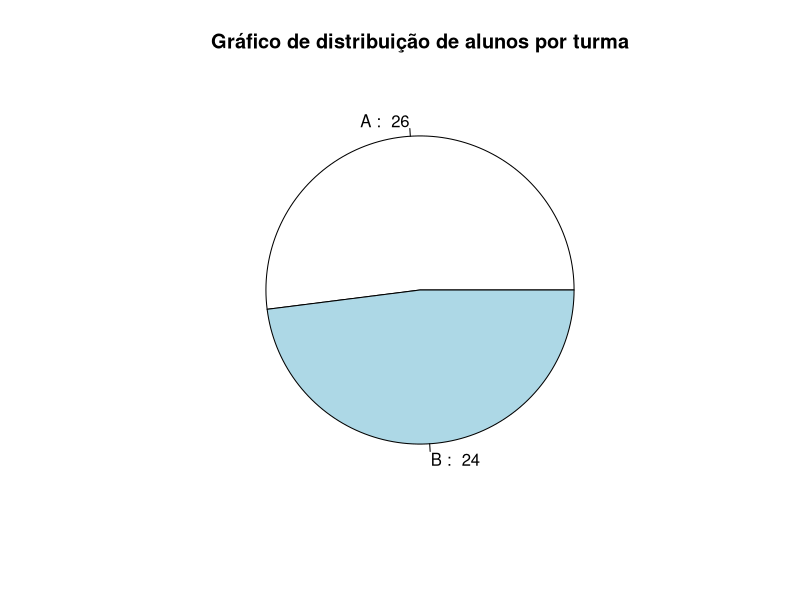
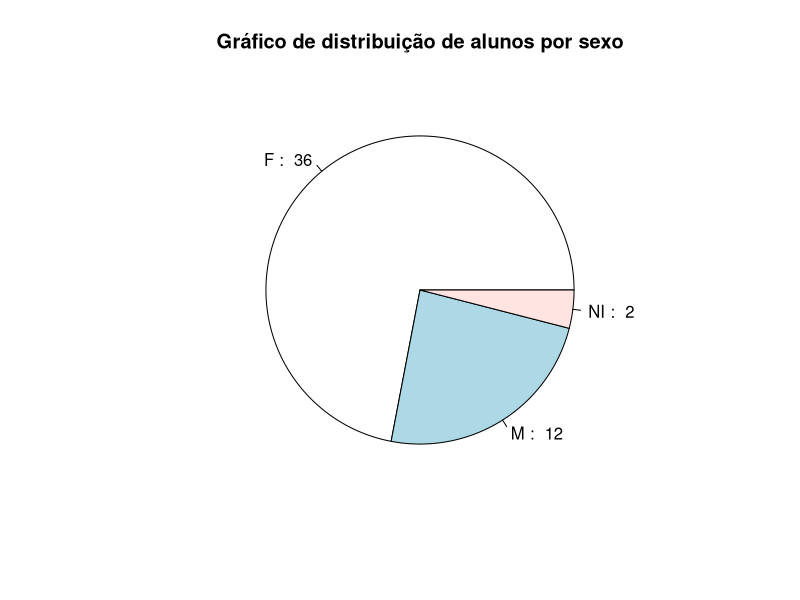
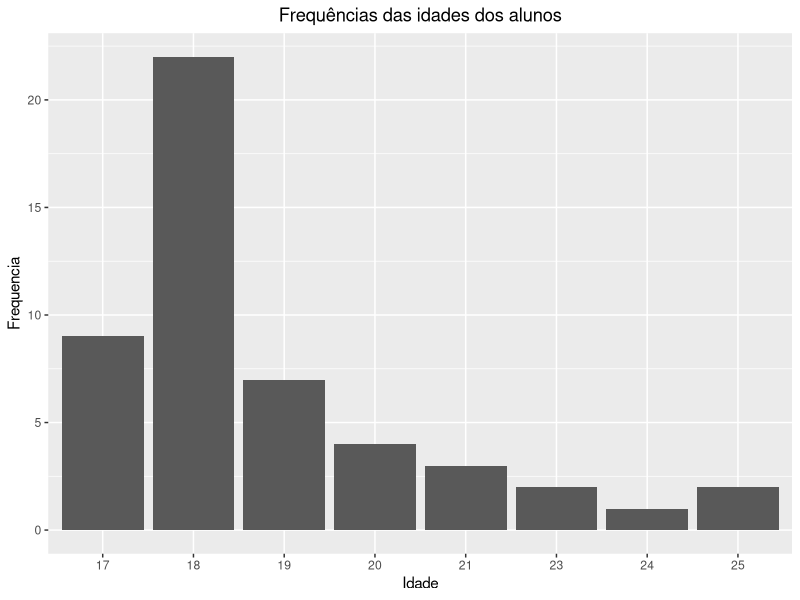
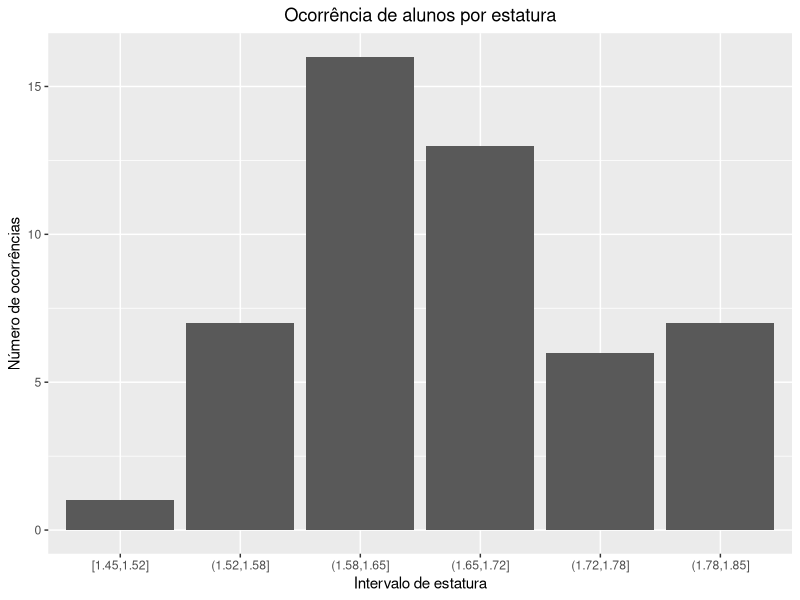
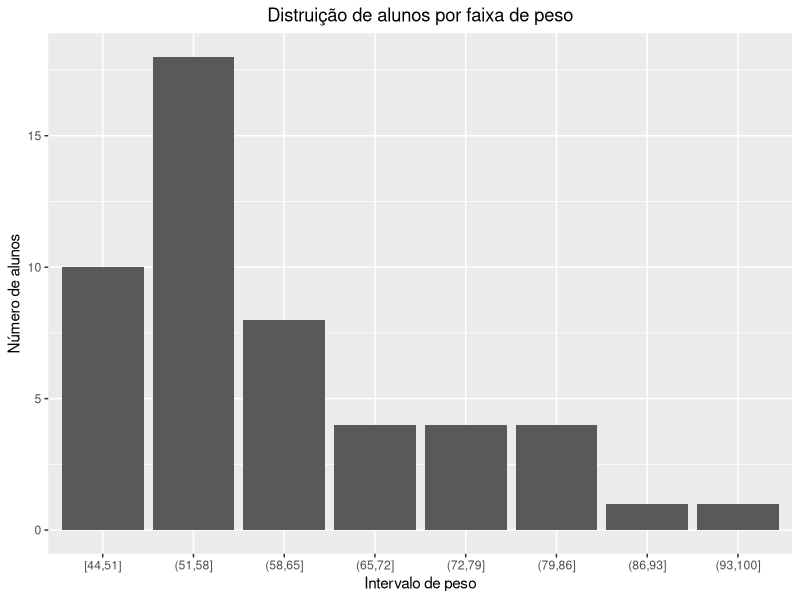

These figures' R source, in order:
#imports
library(ggplot2)


data <- read.csv("dados_estudantes.csv", sep = ';')


#Tabela turmas e gráfico de turmas
contagem_turmas = table(data$Turma)
contagem_turmas_table = data.frame(Turma = names(contagem_turmas), Frequencia = as.numeric(contagem_turmas))
pie(
  contagem_turmas_table$Frequencia,
  labels = paste(
    contagem_turmas_table$Turma, 
    ": ", 
    contagem_turmas_table$Frequencia
  ),
  main = "Gráfico de distribuição de alunos por turma"
)



#Tabela sexo gráfico sexo
contagem_sexo = table(data$Sexo)
contagem_sexo_table = data.frame(
  Sexo = names(contagem_sexo),
  Frenquencia = as.integer(contagem_sexo)
)
pie(
  contagem_sexo_table$Frenquencia,
  labels = paste(
    contagem_sexo_table$Sexo,
    ": ",
    contagem_sexo_table$Frenquencia
  ),
  main = "Gráfico de distribuição de alunos por sexo"
)


#Tabela de idade e gráfico de idade
contagem_idade = table(data$Idade)
contagem_idade_table = data.frame(
  Idade = names (contagem_idade),
  Frequencia = as.integer(contagem_idade)
)
idade_grafico = ggplot(
  contagem_idade_table,
  aes(
    x = Idade, 
    y = Frequencia
  )
)+ 
  geom_bar(stat = "identity") +
  labs(title = "Frequências das idades dos alunos") +
  theme(plot.title = element_text(hjust = 0.5))
print(idade_grafico)


#Tabela de altura e gráfico de altura
altura = data$Alt
n_classes = ceiling(log(length(altura), 2))
amplitude_de_classe = (max(altura) - min (altura))/n_classes
intervalos = seq(min(altura), max(altura), amplitude_de_classe)
classes = cut(altura, breaks = intervalos, include.lowest = TRUE)
tabela_classes = as.data.frame(table(classes))
plot_altura = ggplot(data = tabela_classes, aes(x = classes, y = Freq)) + 
  geom_bar(stat = "identity")+
  labs(title = "Ocorrência de alunos por estatura")+
  xlab("Intervalo de estatura")+
  ylab("Número de ocorrências")+
  theme(plot.title = element_text(hjust = 0.5))
print(plot_altura)


#Tabela de peso e gráfico de peso
peso = data$Peso
n_classes_peso = ceiling(sqrt(length(peso)))
amplitude_de_classe_peso = ceiling((max(peso) - min(peso)) / n_classes_peso)
intervalos_peso = seq(min(peso), max(peso) + amplitude_de_classe_peso, amplitude_de_classe_peso)
classes_peso = cut(peso, breaks = intervalos_peso, include.lowest = TRUE)
tabela_classes_peso = table(classes_peso)
classes_peso_data_frame = as.data.frame(tabela_classes_peso)
ggplot(classes_peso_data_frame, aes(classes_peso, Freq)) +
  geom_bar(stat = "identity")+
  labs(title = "Distruição de alunos por faixa de peso")+
  xlab("Intervalo de peso")+
  ylab("Número de alunos")+
  theme(plot.title = element_text(hjust = 0.5))


#Tabela de numero de filhos e gráfico de número de filhos
filhos = data$Filhos
filhos_factor_levels = min(filhos): max(filhos)
filhos_factor = factor(data$Filhos, levels = filhos_factor_levels)
filhos_table = table(filhos_factor)
filhos_data_frame = data.frame(
  "NumeroDeFilhos" = names(filhos_table),
  "Frequencia" = as.vector(filhos_table))

res = is.na(filhos_data_frame)
